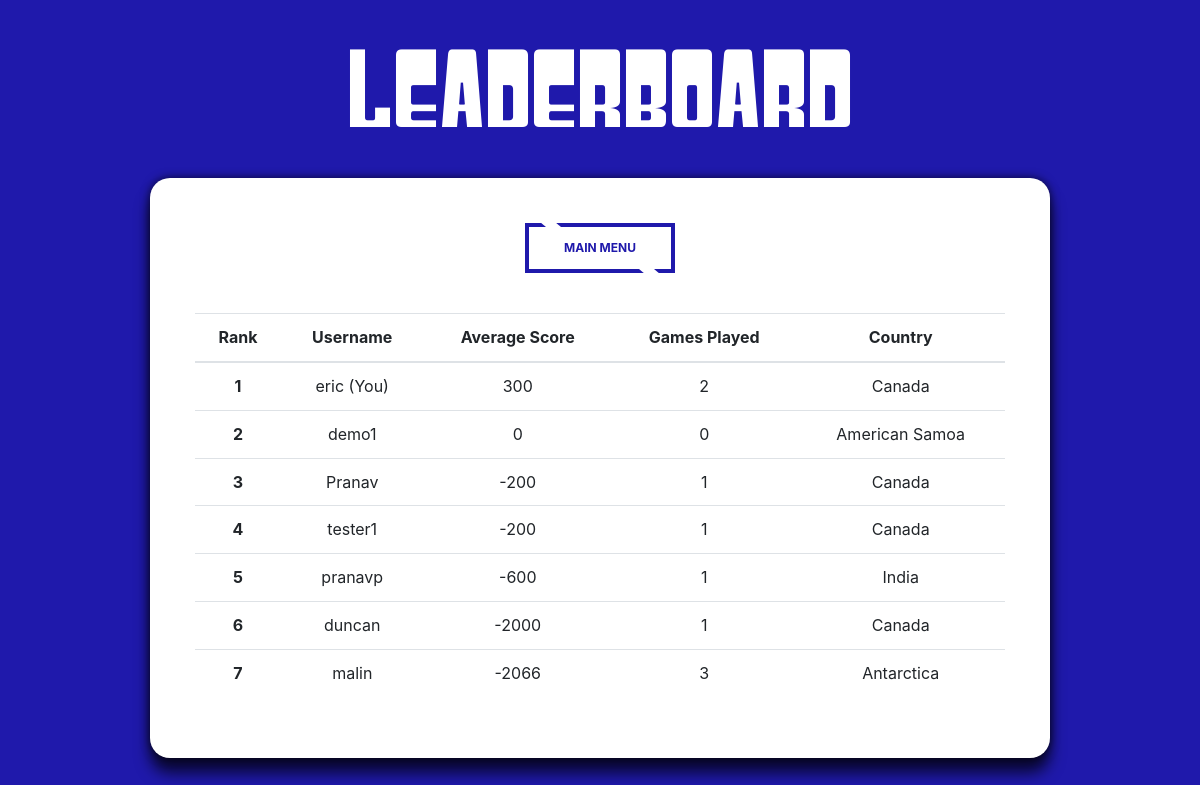
Screenshot of /leaderboard.php (signed in) with the database file from the repository.
### tables this page shows
CREATE TABLE `users` (
  `userID` int(11) NOT NULL,
  `username` varchar(20) NOT NULL,
  `password` varchar(255) NOT NULL,
  `name` varchar(50) DEFAULT NULL,
  `email` varchar(50) NOT NULL,
  `countryID` int(11) NOT NULL,
  `averageScore` decimal(10,0) NOT NULL,
  `gamesPlayed` int(11) NOT NULL,
  `highestScore` int(11) NOT NULL,
  `imageFile` varchar(100) DEFAULT NULL
);

CREATE TABLE `countries` (
  `countryID` int(11) NOT NULL,
  `countryName` varchar(100) NOT NULL DEFAULT ''
);

### functions.php (called while the page is built, shortened)
<?php
function runQuery($db, $query) {
  $result = mysqli_query($db, $query) or die ("Bad Query: ". $mysqli -> error);
  return $result;
}
?>

### leaderboard.php (the view, shortened to what this page needs)
<?php
include('functions.php');
$conn = getDB();
$username = $_SESSION['username'];
$sqlstmt = "SELECT * FROM users LEFT JOIN countries ON users.countryID = countries.countryID ORDER BY averageScore DESC LIMIT 25";
$numRank = 1
?>
<!DOCTYPE html>
<html lang="en">
<head>
   <link href="css/reset.css" rel="stylesheet">
   <link rel="stylesheet" href="https://stackpath.bootstrapcdn.com/bootstrap/4.3.1/css/bootstrap.min.css">
   <link href="css/slickButton.css" rel="stylesheet">
   <link href="https://cdnjs.cloudflare.com/ajax/libs/animate.css/3.7.2/animate.min.css" rel="stylesheet">
   <link href="css/leaderboard.css" rel="stylesheet">
</head>
<body>
	<div class="backImg">
		<div class="leaderboard">
      <h1>Leaderboard</h1>
      <div class = "profile">
        <button class="slickButton" id="loginButton" onclick="window.location.href = 'menu.php';">Main Menu</button>
        <table class="table table-hover">
          <thead>
            <tr>
              <th scope="col">Rank</th>
              <th scope="col">Username</th>
              <th scope="col">Average Score</th>
              <th scope="col">Games Played</th>
              <th scope="col">Country</th>
            </tr>
          </thead>
          <tbody>
            <?php
              $result = runQuery($conn, $sqlstmt);
              while($user = mysqli_fetch_array($result)):
            ?>
            <tr>
              <th scope="row"><?php echo $numRank?></th>
              <td><?php echo $user['username'];
                if ($username == $user['username']) {
                  echo ' (You)';
                };
              ?>
              </td>
              <td><?php echo $user['averageScore']?></td>
              <td><?php echo $user['gamesPlayed']?></td>
              <td><?php echo $user['countryName']?></td>
            </tr>
            <?php
              $numRank++;
              endwhile;
            ?>
          </tbody>
        </table>
      </div>
		</div>
	</div>
</body>
</html>

### css/leaderboard.css (style rules this page uses)
body { line-height: 1.428571429; color: #FFFFFF; background-color: #1F19AB; text-align: center; overflow: auto; }
h1 { font-family: "CustomFont", Helvetica, Arial, sans-serif; font-size: 100px; padding: 20px; padding-top: 30px; }
.profile { position: relative; background: white; margin: 0 auto 175px; padding: 45px; text-align: center; box-shadow: 0 0 10px 0 rgba(0, 0, 0, 0.7), 0 15px 15px 0 rgba(0, 0, 0, 0.7); border-radius: 20px; width: 75%; height: auto; }
button { margin-bottom: 40px; }

### rows the page displays
users: username "eric", shows "(You)", averageScore "300", gamesPlayed "2", countryID.countryName "Canada"
users: username "demo1", averageScore "0", gamesPlayed "0", countryID.countryName "American Samoa"
users: username "Pranav", averageScore "-200", gamesPlayed "1", countryID.countryName "Canada"
users: username "tester1", averageScore "-200", gamesPlayed "1", countryID.countryName "Canada"
users: username "pranavp", averageScore "-600", gamesPlayed "1", countryID.countryName "India"
users: username "duncan", averageScore "-2000", gamesPlayed "1", countryID.countryName "Canada"
users: username "malin", averageScore "-2066", gamesPlayed "3", countryID.countryName "Antarctica"
